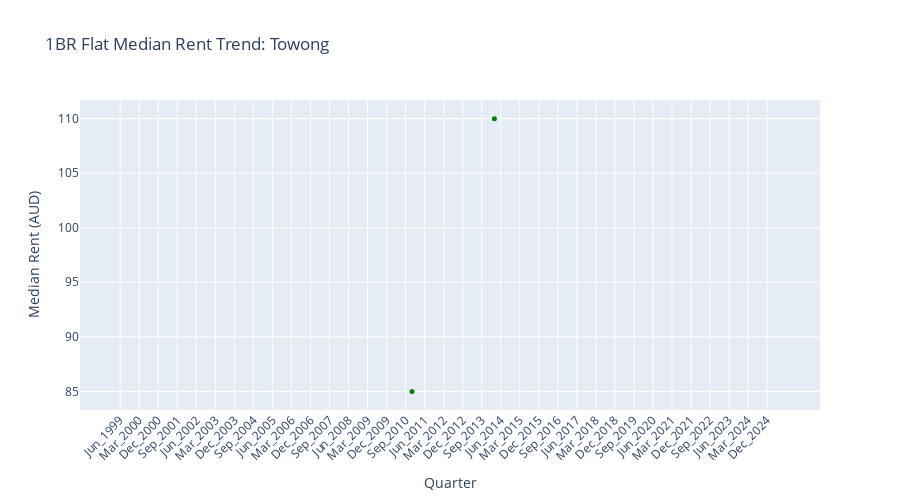

Notebook code cell kept with this figure:
### Code cell
# And the Region with the lowest

lowest_region = region_avg_median.idxmin()
lowest_value = region_avg_median.min()

print(f"LOWEST AVERAGE MEDIAN RENT:")
print(f"Region: {lowest_region}")
print(f"Average Median Rent: ${lowest_value:,.2f}")

# Show trend for this region
lowest_region_data = hprice_1br_median[hprice_1br_median['Region'] == lowest_region].iloc[0, 1:].values

fig3 = go.Figure()
fig3.add_trace(go.Scatter(
    x=quarters,
    y=lowest_region_data,
    mode='lines+markers',
    name=lowest_region,
    line=dict(color='green', width=2),
    marker=dict(size=5)
))

fig3.update_layout(
    title=f'1BR Flat Median Rent Trend: {lowest_region}',
    xaxis_title='Quarter',
    yaxis_title='Median Rent (AUD)',
    hovermode='x unified',
    height=500,
    xaxis=dict(tickangle=-45)
)

fig3.show()

### Figure 1 — Plotly figure (JSON) as saved in the notebook; plotly's stock layout.template omitted (floating-point values rounded to 4 significant figures)
{"data": [{"line": {"color": "green", "width": 2}, "marker": {"size": 5}, "mode": "lines+markers", "name": "Towong", "type": "scatter", "x": ["Jun_1999", "Sep_1999", "Dec_1999", "Mar_2000", "Jun_2000", "Sep_2000", "Dec_2000", "Mar_2001", "Jun_2001", "Sep_2001", "Dec_2001", "Mar_2002", "Jun_2002", "Sep_2002", "Dec_2002", "Mar_2003", "Jun_2003", "Sep_2003", "Dec_2003", "Mar_2004", "Jun_2004", "Sep_2004", "Dec_2004", "Mar_2005", "Jun_2005", "Sep_2005", "Dec_2005", "Mar_2006", "Jun_2006", "Sep_2006", "Dec_2006", "Mar_2007", "Jun_2007", "Sep_2007", "Dec_2007", "Mar_2008", "Jun_2008", "Sep_2008", "Dec_2008", "Mar_2009", "Jun_2009", "Sep_2009", "Dec_2009", "Mar_2010", "Jun_2010", "Sep_2010", "Dec_2010", "Mar_2011", "Jun_2011", "Sep_2011", "Dec_2011", "Mar_2012", "Jun_2012", "Sep_2012", "Dec_2012", "Mar_2013", "Jun_2013", "Sep_2013", "Dec_2013", "Mar_2014", "Jun_2014", "Sep_2014", "Dec_2014", "Mar_2015", "Jun_2015", "Sep_2015", "Dec_2015", "Mar_2016", "Jun_2016", "Sep_2016", "Dec_2016", "Mar_2017", "Jun_2017", "Sep_2017", "Dec_2017", "Mar_2018", "Jun_2018", "Sep_2018", "Dec_2018", "Mar_2019", "Jun_2019", "Sep_2019", "Dec_2019", "Mar_2020", "Jun_2020", "Sep_2020", "Dec_2020", "Mar_2021", "Jun_2021", "Sep_2021", "Dec_2021", "Mar_2022", "Jun_2022", "Sep_2022", "Dec_2022", "Mar_2023", "Jun_2023", "Sep_2023", "Dec_2023", "Mar_2024", "Jun_2024", "Sep_2024", "Dec_2024", "Mar_2025", "Jun_2025"], "y": [null, null, null, null, null, null, null, null, null, null, null, null, null, null, null, null, null, null, null, null, null, null, null, null, null, null, null, null, null, null, null, null, null, null, null, null, null, null, null, null, null, null, null, null, null, null, 85, null, null, null, null, null, null, null, null, null, null, null, null, 110, null, null, null, null, null, null, null, null, null, null, null, null, null, null, null, null, null, null, null, null, null, null, null, null, null, null, null, null, null, null, null, null, null, null, null, null, null, null, null, null, null, null, null, null, null]}], "layout": {"height": 500, "hovermode": "x unified", "title": {"text": "1BR Flat Median Rent Trend: Towong"}, "xaxis": {"tickangle": -45, "title": {"text": "Quarter"}}, "yaxis": {"title": {"text": "Median Rent (AUD)"}}}}
